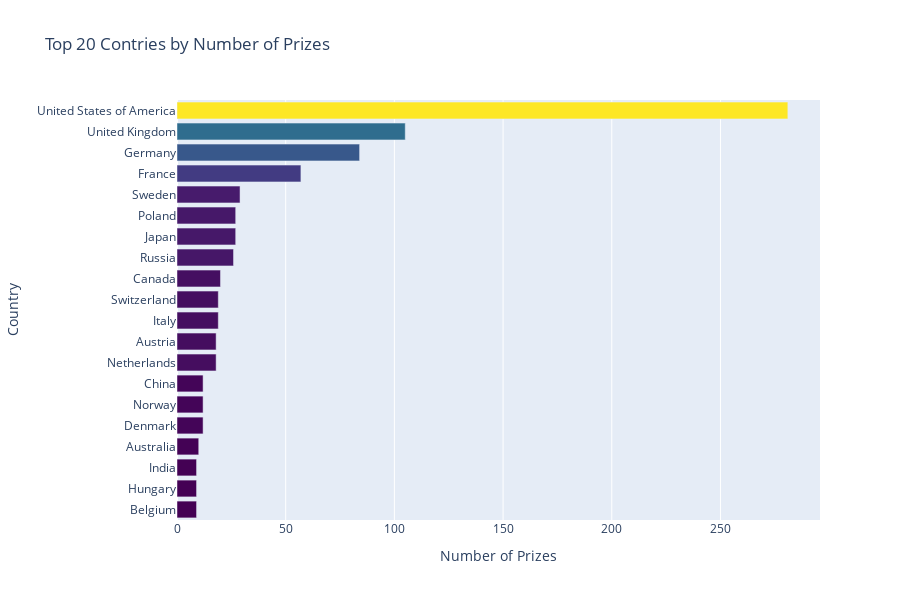

Source (notebook cell):
### Code cell
h_bar = px.bar(x = top20_countries.prize,
               y = top20_countries.birth_country_current,
               title="Top 20 Contries by Number of Prizes",
               color=top20_countries.prize,
               color_continuous_scale='Viridis',
               orientation='h',
               width=900,
               height=600
               )
h_bar.update_layout(xaxis_title="Number of Prizes", yaxis_title="Country", coloraxis_showscale=False)

h_bar.show()

### Figure 1 — Plotly figure (JSON) as saved in the notebook; plotly's stock layout.template omitted (floating-point values rounded to 4 significant figures)
{"data": [{"alignmentgroup": "True", "hovertemplate": "x=%{x}<br>y=%{y}<br>color=%{marker.color}<extra></extra>", "legendgroup": "", "marker": {"color": [9, 9, 9, 10, 12, 12, 12, 18, 18, 19, 19, 20, 26, 27, 27, 29, 57, 84, 105, 281], "coloraxis": "coloraxis"}, "name": "", "offsetgroup": "", "orientation": "h", "showlegend": false, "textposition": "auto", "type": "bar", "x": [9, 9, 9, 10, 12, 12, 12, 18, 18, 19, 19, 20, 26, 27, 27, 29, 57, 84, 105, 281], "xaxis": "x", "y": ["Belgium", "Hungary", "India", "Australia", "Denmark", "Norway", "China", "Netherlands", "Austria", "Italy", "Switzerland", "Canada", "Russia", "Japan", "Poland", "Sweden", "France", "Germany", "United Kingdom", "United States of America"], "yaxis": "y"}], "layout": {"barmode": "relative", "coloraxis": {"colorbar": {"title": {"text": "color"}}, "colorscale": [[0, "#440154"], [0.1111, "#482878"], [0.2222, "#3e4989"], [0.3333, "#31688e"], [0.4444, "#26828e"], [0.5556, "#1f9e89"], [0.6667, "#35b779"], [0.7778, "#6ece58"], [0.8889, "#b5de2b"], [1, "#fde725"]], "showscale": false}, "height": 600, "legend": {"tracegroupgap": 0}, "title": {"text": "Top 20 Contries by Number of Prizes"}, "width": 900, "xaxis": {"anchor": "y", "domain": [0, 1], "title": {"text": "Number of Prizes"}}, "yaxis": {"anchor": "x", "domain": [0, 1], "title": {"text": "Country"}}}}
